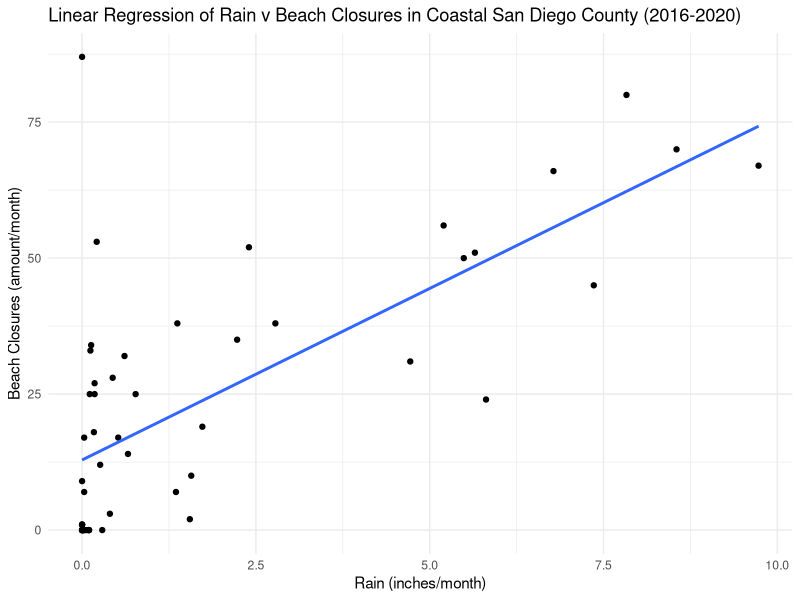
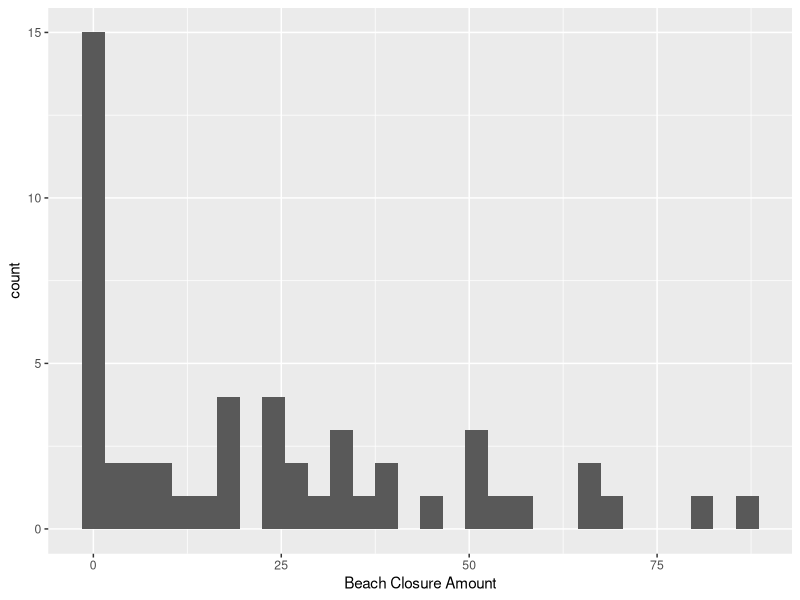
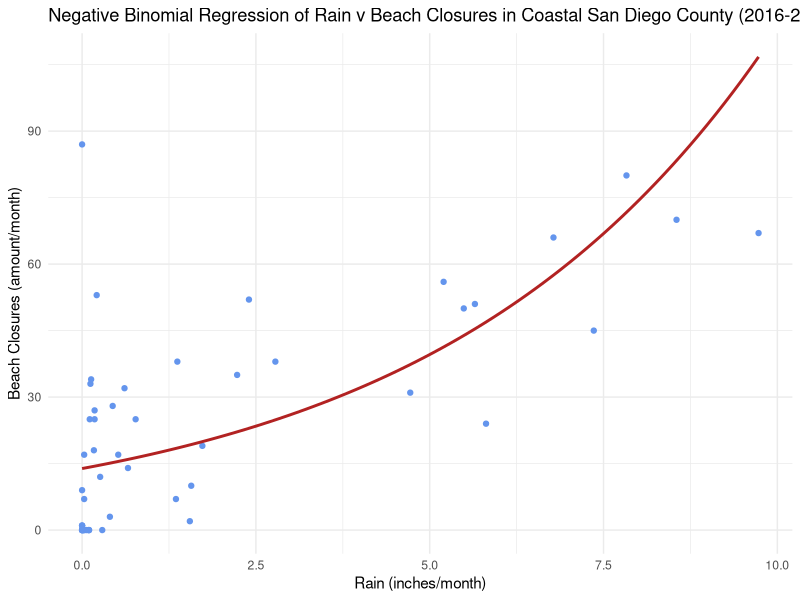

R code for these plots, in order:
## ---- chunk 1
# Load Libraries
library(tidyverse)
library(MASS) # for negative binomial regression
library(here)
library(kableExtra)
library(dplyr)
library(lubridate)
## ---- chunk 2
# Read in data from data folder
wqa <- read_csv(here("data", "Department_of_Environmental_Health_Beach_Water_Quality_Advisories_20241203.csv")) %>% 
  mutate(Date = str_replace(Date, "AM", "")) %>% 
  mutate(Date = str_replace(Date, "12:00:00", ""))%>% 
 mutate(Date = str_trim(Date))

sd_precip <- read_csv(here("data", "SDG_PRECIP.csv")) 
## ---- chunk 3
# Clean column names, convert to lower case
colnames(wqa) <- tolower(colnames(wqa))
colnames(sd_precip) <- tolower(colnames(sd_precip))

# Remove spaces
colnames(wqa) <- gsub(" ", "_", colnames(wqa))
colnames(sd_precip) <- gsub(" ", "_", colnames(sd_precip))

# Remove preceding zeros in wqa date column
wqa$date <- sub("^0", "", wqa$date)

## ---- chunk 4
# Check class of date columns
print(class(sd_precip$date))
print(class(wqa$date))

# Convert from character to datetime
sd_precip$date <- mdy(sd_precip$date)
wqa$date <- mdy(wqa$date)

# Confirm conversion
print(class(sd_precip$date))
print(class(wqa$date))
## ---- chunk 5
# Set days equal to the 1st, keep only months since we are doing a monthly analysis
wqa$date <- floor_date(wqa$date, unit = "month")
## ---- chunk 6
# Remove columns we don't need
wqa <- subset(wqa, select = -c(fy, quarter))

sd_precip <- subset(sd_precip, select = -c(rain_inches_sd, rain_inches_osm))
## ---- chunk 7
# Join tables
wqa_sd_precip <- full_join(wqa, sd_precip, by = "date")
## ---- chunk 8
# Plot raw data for beginner visualization
ggplot(data=wqa_sd_precip, aes(x = rain_inch_total, y = total_closure_beach_days)) +
  geom_point()+
  labs(x= "Rain (inches/month)",
       y = "Beach Closures (amount/month)",
      title = 'Linear Regression of Rain v Beach Closures in Coastal San Diego County (2016-2020)')+
  geom_smooth(method = lm, se = FALSE)+
  theme_minimal()
## ---- chunk 9
# Is our data normally distributed?
ggplot(data = wqa_sd_precip, aes(x = total_closure_beach_days))+
  geom_histogram()+
  labs(x = "Beach Closure Amount")
## ---- chunk 10
# Fit Poisson model
poisson_model <- glm(total_closure_beach_days ~ rain_inch_total, family = poisson, data = wqa_sd_precip)

# Calculate dispersion statistic
dispersion <- sum(residuals(poisson_model, type = "pearson")^2) / poisson_model$df.residual

# If dispersion > 1, over-dispersion is present
dispersion
## ---- chunk 11
# Negative binomial regression model
model <- glm.nb(total_closure_beach_days ~ rain_inch_total, data = wqa_sd_precip)

summary(model)
## ---- chunk 12
# Plot it
ggplot(data = wqa_sd_precip, aes(x = rain_inch_total, y = total_closure_beach_days)) +
  geom_point(color = "cornflowerblue") +
  geom_smooth(method = "glm.nb", se = FALSE, color = "firebrick") +
  labs(x = "Rain (inches/month)", 
       y = "Beach Closures (amount/month)", 
       title = "Negative Binomial Regression of Rain v Beach Closures in Coastal San Diego County (2016-2020)") +
  theme_minimal()
